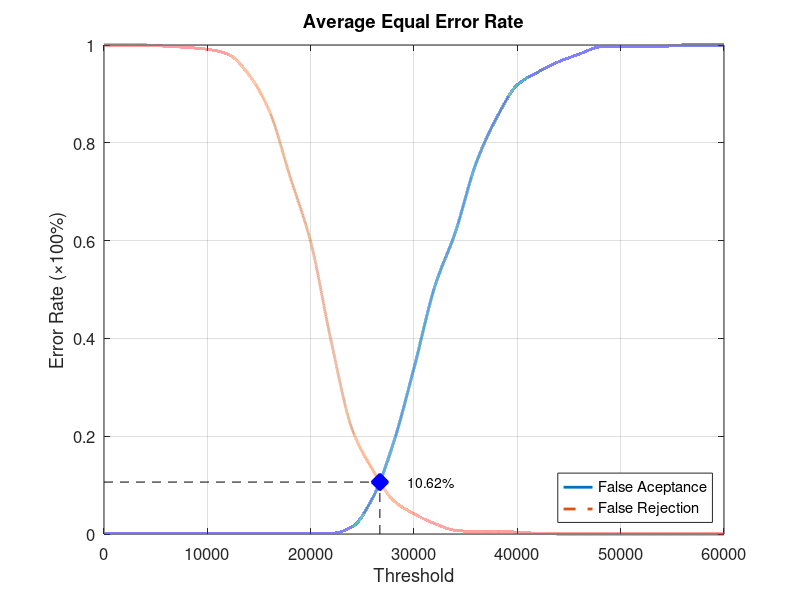
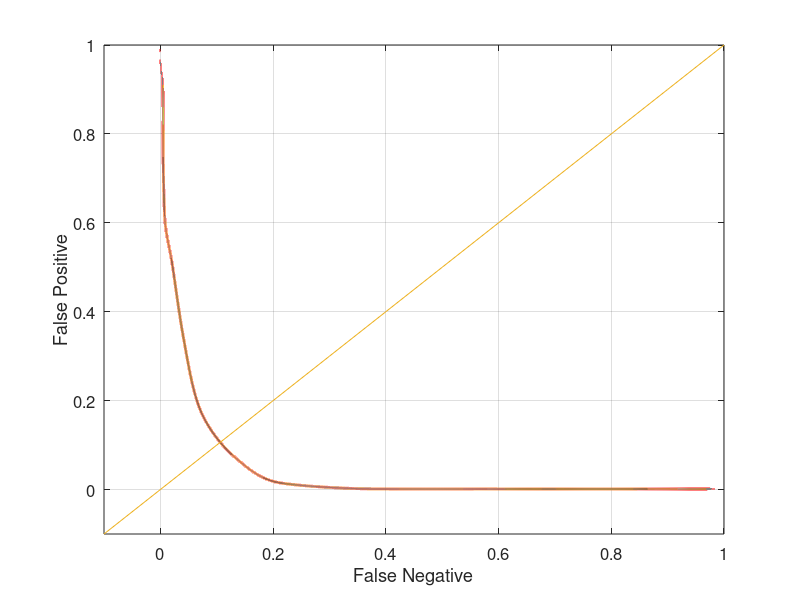

These figures' MATLAB source, in order:
function yEER = Experiment1Average
close all;
clear;
clc;
x = 0:2000:60000;
xq = 0:0.5:60000;

y0 = [0 0.00131579 0.00131579 0.00131579 0.00131579 0.00131579 0.00131579 0.00131579 0.00131579 0.00131579 0.00131579 0.00131579 0.0144737 0.0736842 0.185526 0.339474 0.505263 0.617105 0.757895 0.851316 0.918421 0.944737 0.965789 0.981579 0.996053 0.997368 0.997368 0.997368 1 1 1];
yy0 = interp1(x, y0, xq, 'pchip');
y1 = [1 1 1 0.9975 0.995 0.99125 0.98125 0.94 0.865 0.73125 0.5975 0.3925 0.215 0.13125 0.06875 0.04125 0.02125 0.0075 0.005 0.005 0.00375 0.00125 0 0 0 0 0 0 0 0 0];
yy1 = interp1(x, y1, xq, 'pchip');

% Calculating EER: 
y2 = abs(y0 - y1);
find(y2 == min(y2))
yy2 = abs(yy0 - yy1);
xEER = find(yy2 == min(yy2));
xEERIndex = xq(xEER) % X-axis EER
yEER = yy0(xEER) % Y-axis EER

main = figure
plot(xq, yy0,'-','LineWidth', 2);	hold on
plot(xq, yy1,'--','LineWidth', 2);	hold on
plot([xEERIndex xEERIndex], [0 yEER], 'k--');	hold on
plot([0 xEERIndex], [yEER yEER], 'k--');	hold on
plot(xEERIndex, yEER, 'bx', 'LineWidth', 10);	hold on
text(xEERIndex + 10 * xEERIndex / 100, yEER, [num2str(round((10000 * yEER)) / 100) '%'])
legend('False Aceptance', 'False Rejection', 'Location', 'SouthEast')
xlabel('Threshold')
ylabel('Error Rate (\times100%)')
title('Average Equal Error Rate')
set(gca, 'FontSize', 12)
axis([0 60000 0 1])
grid on

print(main, 'Experiment1AverageMain', '-dpng');
FNRxFPR = figure('Color', [1 1 1]);
plot(yy1, yy0, '-', yy1, yy0, 'LineWidth', 2);
hold on
y = -0.1:0.1:1
plot(y, y); 
set(gca, 'FontSize', 12)
xlabel('False Negative')
ylabel('False Positive')
axis([-0.1 1 -0.1 1])
set(gca, 'FontSize', 12)
grid on

print(FNRxFPR, 'Experiment1AverageFNRxFPR','-dpng');
end
